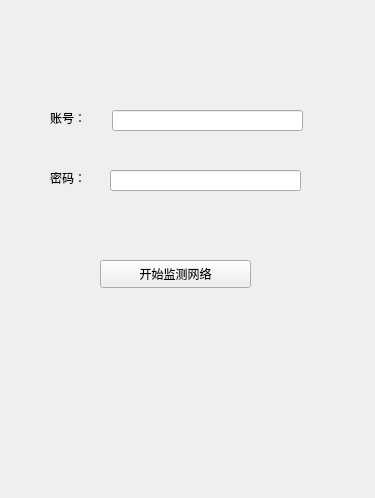
<?xml version="1.0" encoding="UTF-8"?>
<ui version="4.0">
 <class>MainWindow</class>
 <widget class="QMainWindow" name="MainWindow">
  <property name="geometry">
   <rect>
    <x>0</x>
    <y>0</y>
    <width>375</width>
    <height>498</height>
   </rect>
  </property>
  <property name="sizePolicy">
   <sizepolicy hsizetype="Preferred" vsizetype="Preferred">
    <horstretch>0</horstretch>
    <verstretch>0</verstretch>
   </sizepolicy>
  </property>
  <property name="windowTitle">
   <string>MainWindow</string>
  </property>
  <widget class="QWidget" name="centralwidget">
   <widget class="QLabel" name="label">
    <property name="geometry">
     <rect>
      <x>50</x>
      <y>110</y>
      <width>51</width>
      <height>16</height>
     </rect>
    </property>
    <property name="text">
     <string>账号：</string>
    </property>
   </widget>
   <widget class="QLabel" name="label_2">
    <property name="geometry">
     <rect>
      <x>50</x>
      <y>170</y>
      <width>51</width>
      <height>16</height>
     </rect>
    </property>
    <property name="text">
     <string>密码：</string>
    </property>
   </widget>
   <widget class="QLabel" name="status">
    <property name="geometry">
     <rect>
      <x>60</x>
      <y>360</y>
      <width>231</width>
      <height>20</height>
     </rect>
    </property>
    <property name="text">
     <string/>
    </property>
   </widget>
   <widget class="QLineEdit" name="username">
    <property name="geometry">
     <rect>
      <x>112</x>
      <y>110</y>
      <width>191</width>
      <height>21</height>
     </rect>
    </property>
   </widget>
   <widget class="QLineEdit" name="password">
    <property name="geometry">
     <rect>
      <x>110</x>
      <y>170</y>
      <width>191</width>
      <height>21</height>
     </rect>
    </property>
    <property name="echoMode">
     <enum>QLineEdit::Password</enum>
    </property>
   </widget>
   <widget class="QPushButton" name="start">
    <property name="geometry">
     <rect>
      <x>100</x>
      <y>260</y>
      <width>151</width>
      <height>28</height>
     </rect>
    </property>
    <property name="text">
     <string>开始监测网络</string>
    </property>
   </widget>
  </widget>
 </widget>
 <resources/>
 <connections/>
</ui>
